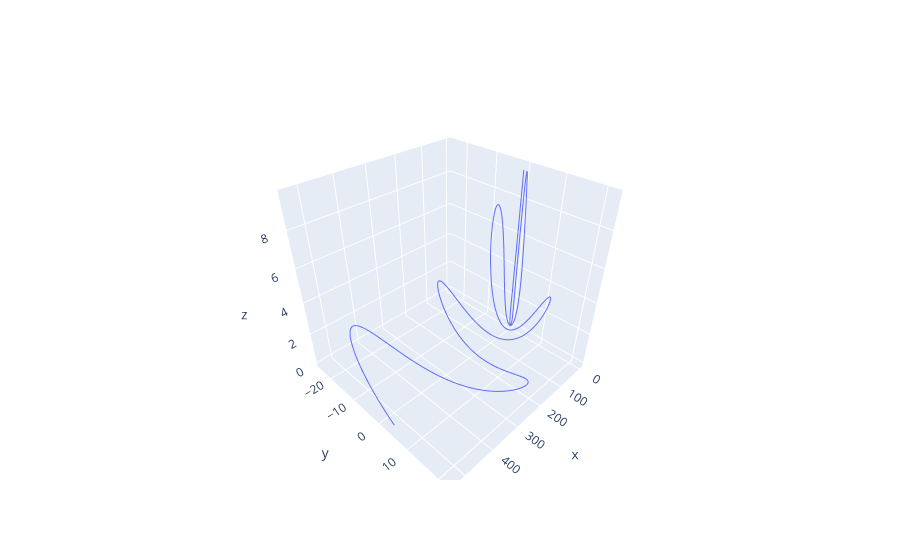

Write notebook code for a chart like this one.
### Code cell
i = 1
fig = go.Figure(data=go.Scatter3d(x=x2[i], y=y2[i], z=z2[i], mode='lines'))
fig.show()

### Figure 1 — Plotly figure (JSON) as saved in the notebook; plotly's stock layout.template omitted (floating-point values rounded to 4 significant figures; data arrays with more than 128 entries replaced by an {"elided": "..."} marker saying what was removed)
{"data": [{"mode": "lines", "type": "scatter3d", "x": {"elided": "5001 float values"}, "y": {"elided": "5001 float values"}, "z": {"elided": "5001 float values"}}], "layout": {}}
